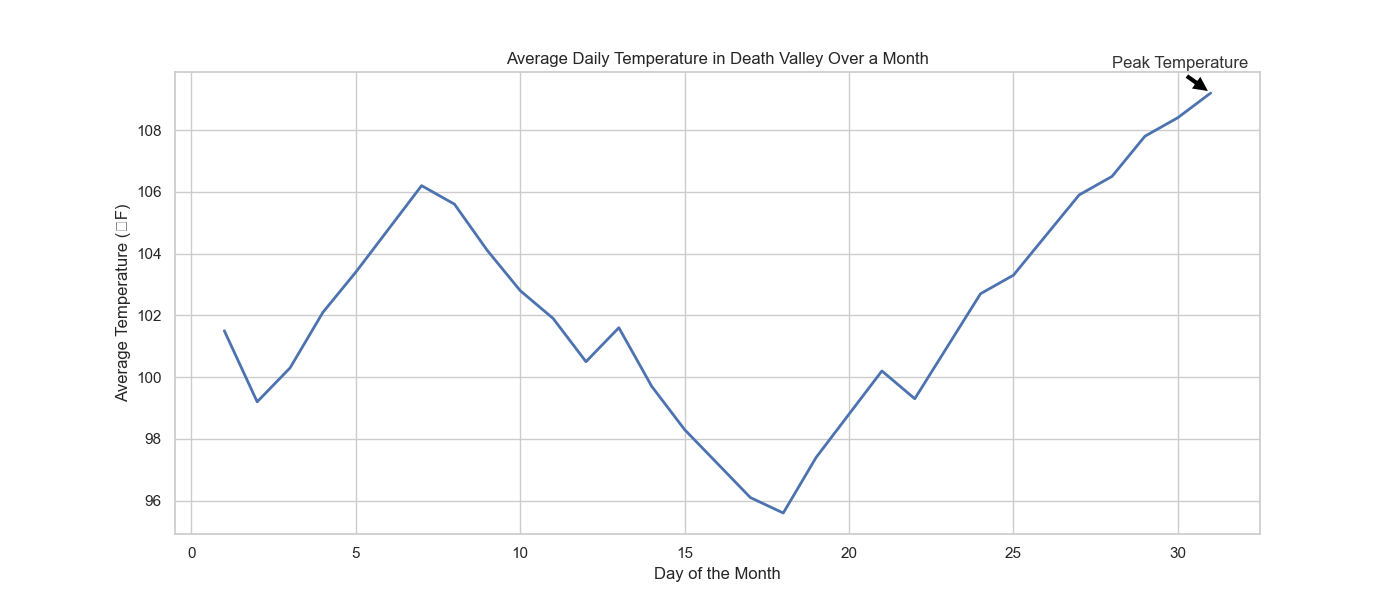

Python code for this plot:

import pandas as pd
import seaborn as sns
import matplotlib.pyplot as plt

# Let's create the data directly since this is just about visualization
data = {
    'Day': [i for i in range(1, 32)],
    'Average Daily Temperature (°F)': [
        101.5, 99.2, 100.3, 102.1, 103.4, 104.8, 106.2, 105.6, 104.1,
        102.8, 101.9, 100.5, 101.6, 99.7, 98.3, 97.2, 96.1, 95.6, 97.4,
        98.8, 100.2, 99.3, 101.0, 102.7, 103.3, 104.6, 105.9, 106.5,
        107.8, 108.4, 109.2
    ],
}

# Creating a DataFrame
df = pd.DataFrame(data)

# Setting the theme and size of the plot, as well as choosing a palette.
sns.set_theme(style="whitegrid")
plt.figure(figsize=(14, 6))

# Creating the lineplot
temp_plot = sns.lineplot(
    x='Day',
    y='Average Daily Temperature (°F)',
    data=df,
    palette=["#FF5733"],
    lw=2
)

# Adding title and labels
plt.title('Average Daily Temperature in Death Valley Over a Month')
plt.xlabel('Day of the Month')
plt.ylabel('Average Temperature (°F)')

# Annotations: highlighting the peak temperature
plt.annotate(
    'Peak Temperature',
    xy=(31, 109.2),
    xytext=(28, 110),
    arrowprops=dict(facecolor='black', shrink=0.05),
    fontsize=12,
    color='#333333'
)

# Show the plot
plt.show()
